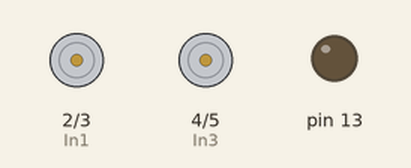
This sketch was run on a simulated Arduino Uno, built with avr-gcc and run on an emulated ATmega328P. On the bench: motor-driver pin pairs drawn as motors (green arrow = first pin HIGH = forward, orange = second pin HIGH = backward, longer = more drive), output pins drawn as LEDs (lit = HIGH).

Above: at 0.5 s.
At 1.5 s:
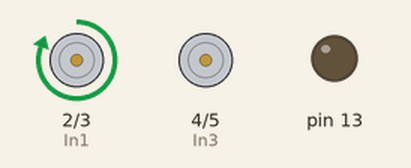
At 2.5 s:
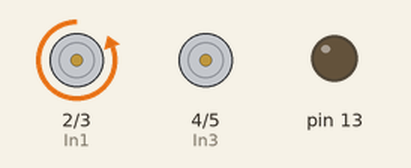
At 4.5 s:
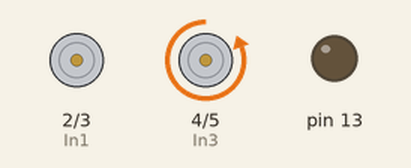
Timing chart, 0 to 6.5 s (numbered marks = the images above):
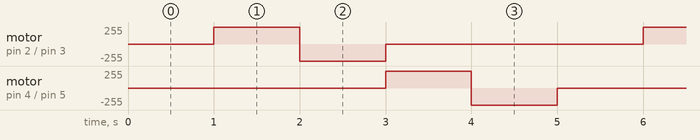

The sketch:

sketch_jan01a.ino
```cpp
int In1, In2, In3, In4;

void setup() {
  // put your setup code here, to run once:
  pinMode(13, OUTPUT);

  In1 = 2;
  In2 = 3;
  In3 = 4;
  In4 = 5;

  pinMode(In1, OUTPUT);
  pinMode(In2, OUTPUT);
  pinMode(In3, OUTPUT);
  pinMode(In4, OUTPUT);

}

void loop() {
  digitalWrite(In1, LOW);
  digitalWrite(In2, LOW);
  digitalWrite(In3, LOW);
  digitalWrite(In4, LOW);

  delay(1000);

  digitalWrite(In1, HIGH);
    delay(1000);
  digitalWrite(In1, LOW);

  digitalWrite(In2, HIGH);
    delay(1000);
  digitalWrite(In2, LOW);

  digitalWrite(In3, HIGH);
    delay(1000);
  digitalWrite(In3, LOW);

  digitalWrite(In4, HIGH);
    delay(1000);
  digitalWrite(In4, LOW);
}
```

Measured:
- by itself, motor on pin 2 (In1) / pin 3 (In2), motor on pin 4 (In3) / pin 5 (In4): repeats every 5.0 s: backward 255/255 1.0 s, stopped 3.0 s, forward 255/255 1.0 s
